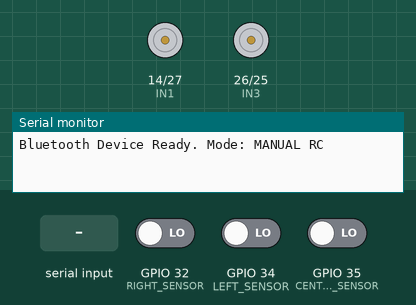
A sketch run on a simulated ESP32. Shown: motor-driver pin pairs drawn as motors (green arrow = first pin HIGH = forward, orange = second pin HIGH = backward, longer = more drive, scaled by the enable pin), the last lines printed to the serial monitor. The test bench sets the inputs (shaded band); at power-on: GPIO 32 (RIGHT_SENSOR) LOW, GPIO 34 (LEFT_SENSOR) LOW, GPIO 35 (CENTER_SENSOR) LOW. Nothing arrives over Bluetooth unless stated.

Above: at 1.2 s.
1.3 s: "W\n" received over the second serial link
At 2.5 s:
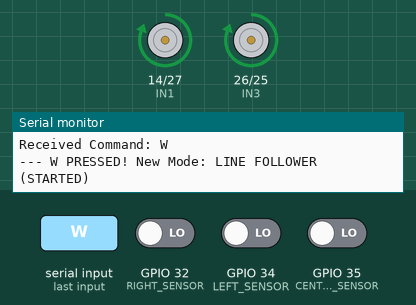
2.8 s: GPIO 32 (RIGHT_SENSOR) driven HIGH
At 3.7 s:
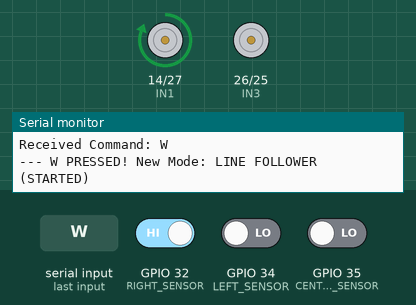
4.3 s: GPIO 32 (RIGHT_SENSOR) driven LOW
At 4.8 s:
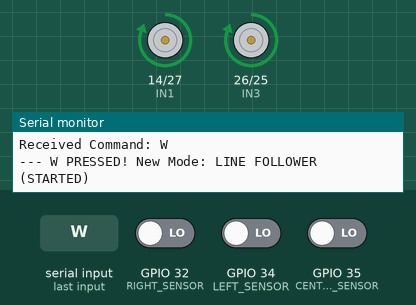
5.8 s: GPIO 34 (LEFT_SENSOR) driven HIGH
At 7.2 s:
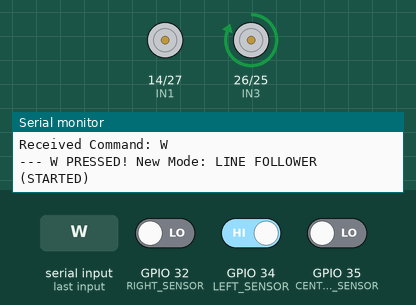
Timing chart, 0 to 8.8 s (numbered marks = the images above; inputs shaded):
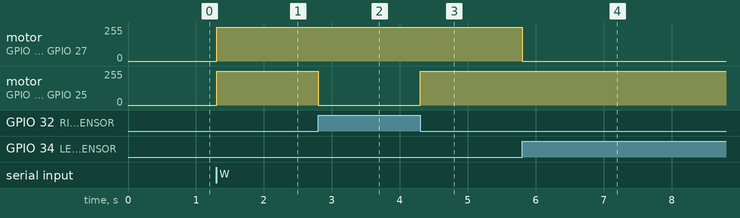

The sketch:

truck_controller.ino
```cpp
// =========================================================================
// ESP32 INTEGRATED CODE: BLUETOOTH RC + LINE FOLLOWER WITH TOGGLE SWITCH
// =========================================================================
#include "BluetoothSerial.h"
#include <ctype.h> // Included for the toupper() function

// Check if Bluetooth is properly enabled in the config
#if !defined(CONFIG_BT_ENABLED) || !defined(CONFIG_BLUEDROID_ENABLED)
#error Bluetooth is not enabled! Please run `make menuconfig` to enable it.
#endif

BluetoothSerial ESP_BT;

// -------- IR SENSORS PIN DEFINITIONS --------
#define LEFT_SENSOR    34
#define CENTER_SENSOR  35
#define RIGHT_SENSOR   32

// -------- MOTOR DRIVER PIN DEFINITIONS --------
#define IN1 14
#define IN2 27
#define IN3 26
#define IN4 25
#define ENA 33
#define ENB 23

// -------- SYSTEM VARIABLES --------
char command;
bool lineFollowingMode = false; // Starts in Manual RC mode by default
bool branchTaken = false;       // Track the first left branch for line follower

void setup() {
  Serial.begin(115200);

  // Initialize Bluetooth
  ESP_BT.begin("ESP32_Dual_Car");
  Serial.println("Bluetooth Device Ready. Mode: MANUAL RC");

  // Initialize IR Sensor Pins
  pinMode(LEFT_SENSOR, INPUT);
  pinMode(CENTER_SENSOR, INPUT);
  pinMode(RIGHT_SENSOR, INPUT);

  // Initialize Motor Pins
  pinMode(IN1, OUTPUT);
  pinMode(IN2, OUTPUT);
  pinMode(IN3, OUTPUT);
  pinMode(IN4, OUTPUT);
  pinMode(ENA, OUTPUT);
  pinMode(ENB, OUTPUT);

  // Keep motor drivers enabled
  digitalWrite(ENA, HIGH);
  digitalWrite(ENB, HIGH);

  // Start stopped
  stopMotors();
}

void loop() {
  // 1. CHECK FOR MODE SWITCHING OR MANUAL COMMANDS VIA BLUETOOTH
  if (ESP_BT.available()) {
    command = ESP_BT.read();

    // Skip junk characters
    if (command == '\n' || command == '\r' || command == ' ') {
      return;
    }

    // CONVERT TO UPPERCASE: Handles both lower and upper case input universally
    command = toupper(command);

    Serial.print("Received Command: ");
    Serial.println(command);

    // DUAL-ACTION 'W' TOGGLE:
    // - If running, it stops the car.
    // - If stopped, it starts line following again.
    if (command == 'W') {
      lineFollowingMode = !lineFollowingMode; // Flip the true/false switch
      stopMotors();                           // Clear motors safely during transition
      branchTaken = false;                    // Reset line tracking branch history for a fresh start

      Serial.print("--- W PRESSED! New Mode: ");
      Serial.println(lineFollowingMode ? "LINE FOLLOWER (STARTED)" : "MANUAL RC (STOPPED)");
      return;
    }

    // IF WE ARE IN MANUAL MODE, PROCESS MOVEMENT KEYS IMMEDIATELY
    if (!lineFollowingMode) {
      switch (command) {
        case 'F': forward();   break;
        case 'B': backward();  break;
        case 'L': turnLeft();  break;
        case 'R': turnRight(); break;
        case 'S': stopMotors(); break;
        default:  stopMotors(); break;
      }
    }
  }

  // 2. RUN AUTONOMOUS CODE IF LINE FOLLOWING MODE IS ACTIVE
  if (lineFollowingMode) {
    runLineFollower();
  }
}

// =========================================================================
// LINE FOLLOWING AUTONOMOUS LOGIC
// =========================================================================
void runLineFollower() {
  int left   = digitalRead(LEFT_SENSOR);
  int center = digitalRead(CENTER_SENSOR);
  int right  = digitalRead(RIGHT_SENSOR);

  // Stop Box condition
  if (left == 1 && center == 1 && right == 1) {
    stopMotors();
    Serial.println("Line Follower: End Box Detected. Stopped.");
    lineFollowingMode = false; // Turn off line following so you can recover via RC manual control
    return;
  }

  // Take first left branch only once
  if (!branchTaken) {
    if (left == 1 && center == 1 && right == 0) {
      Serial.println("Line Follower: LEFT BRANCH");
      softLeft();
      delay(180);
      branchTaken = true;
      return;
    }
  }

  // Normal Line Following
  if (left == 0 && center == 1 && right == 0) {
    forward();
  }
  else if (left == 1 && center == 0 && right == 0) {
    turnLeft();
  }
  else if (left == 0 && center == 0 && right == 1) {
    turnRight();
  }
  else if (left == 1 && center == 1 && right == 0) {
    turnLeft();
  }
  else if (left == 0 && center == 1 && right == 1) {
    turnRight();
  }
  else if (left == 0 && center == 0 && right == 0) {
    forward();
  }
}

// =========================================================================
// BASIC MOVEMENT FUNCTIONS
// =========================================================================
void forward() {
  digitalWrite(IN1, HIGH);
  digitalWrite(IN2, LOW);
  digitalWrite(IN3, HIGH);
  digitalWrite(IN4, LOW);
}

void backward() {
  digitalWrite(IN1, LOW);
  digitalWrite(IN2, HIGH);
  digitalWrite(IN3, LOW);
  digitalWrite(IN4, HIGH);
}

void turnLeft() {
  digitalWrite(IN1, LOW);
  digitalWrite(IN2, LOW);
  digitalWrite(IN3, HIGH);
  digitalWrite(IN4, LOW);
}

void turnRight() {
  digitalWrite(IN1, HIGH);
  digitalWrite(IN2, LOW);
  digitalWrite(IN3, LOW);
  digitalWrite(IN4, LOW);
}

void softLeft() {
  digitalWrite(IN1, LOW);
  digitalWrite(IN2, LOW);
  digitalWrite(IN3, HIGH);
  digitalWrite(IN4, LOW);
}

void stopMotors() {
  digitalWrite(IN1, LOW);
  digitalWrite(IN2, LOW);
  digitalWrite(IN3, LOW);
  digitalWrite(IN4, LOW);
}
```

Measured:
- after the input at 1.3 s, motor on GPIO 14 (IN1) / GPIO 27 (IN2), motor on GPIO 26 (IN3) / GPIO 25 (IN4): stopped → forward 255/255 at once
- after the input at 2.8 s, motor on GPIO 26 (IN3) / GPIO 25 (IN4): forward 255/255 → stopped at once
- after the input at 4.3 s, motor on GPIO 26 (IN3) / GPIO 25 (IN4): stopped → forward 255/255 at once
- after the input at 5.8 s, motor on GPIO 14 (IN1) / GPIO 27 (IN2): forward 255/255 → stopped at once
